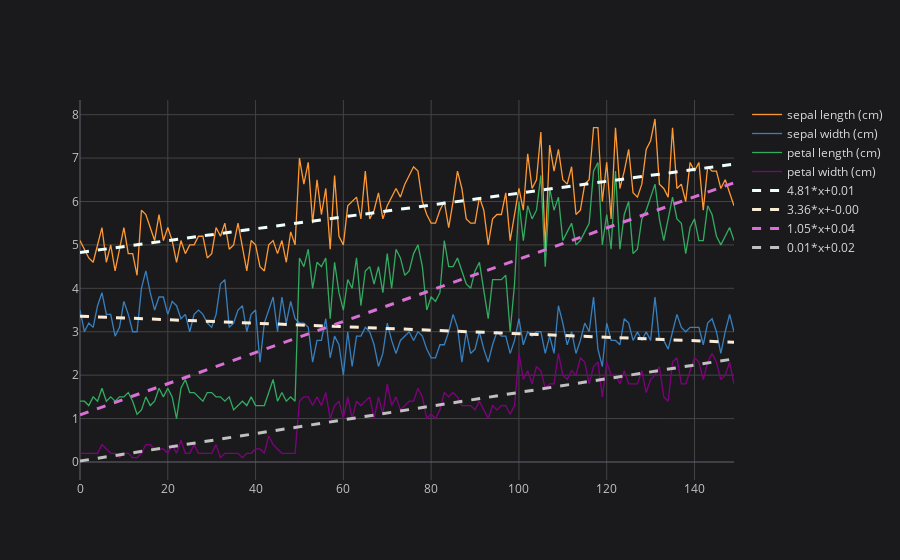

Here is the notebook cell this chart was saved with:
### Code cell
df_d[feature_names].iplot(theme='space',bestfit=True,bestfit_colors=['azure','antiquewhite','orchid','silver'])

### Figure 1 — Plotly figure (JSON) as saved in the notebook; plotly's stock layout.template omitted (floating-point values rounded to 4 significant figures; data arrays with more than 128 entries replaced by an {"elided": "..."} marker saying what was removed)
{"data": [{"line": {"color": "rgba(255, 153, 51, 1.0)", "dash": "solid", "shape": "linear", "width": 1.3}, "mode": "lines", "name": "sepal length (cm)", "text": "", "type": "scatter", "uid": "77a1ac65-e67b-47de-91d9-a3ccf6980270", "x": {"elided": "150 int values"}, "y": {"elided": "150 float values"}}, {"line": {"color": "rgba(55, 128, 191, 1.0)", "dash": "solid", "shape": "linear", "width": 1.3}, "mode": "lines", "name": "sepal width (cm)", "text": "", "type": "scatter", "uid": "44ac44da-17c3-4522-ab90-a72303b66340", "x": {"elided": "150 int values"}, "y": {"elided": "150 float values"}}, {"line": {"color": "rgba(50, 171, 96, 1.0)", "dash": "solid", "shape": "linear", "width": 1.3}, "mode": "lines", "name": "petal length (cm)", "text": "", "type": "scatter", "uid": "18f5292e-1218-4c60-9747-8b71e4465164", "x": {"elided": "150 int values"}, "y": {"elided": "150 float values"}}, {"line": {"color": "rgba(128, 0, 128, 1.0)", "dash": "solid", "shape": "linear", "width": 1.3}, "mode": "lines", "name": "petal width (cm)", "text": "", "type": "scatter", "uid": "fd55fb7c-5f11-4fdd-b49a-d7fb1496d469", "x": {"elided": "150 int values"}, "y": {"elided": "150 float values"}}, {"line": {"color": "rgba(240, 255, 255, 1.0)", "dash": "dash", "shape": "linear", "width": 3}, "mode": "lines", "name": "4.81*x+0.01", "type": "scatter", "uid": "74c8c679-f73b-4ee3-bb1f-f3835c8c60cb", "x": {"elided": "150 int values"}, "y": {"elided": "150 float values"}}, {"line": {"color": "rgba(250, 235, 215, 1.0)", "dash": "dash", "shape": "linear", "width": 3}, "mode": "lines", "name": "3.36*x+-0.00", "type": "scatter", "uid": "0b0f52ae-2cd4-4a39-b1ed-415ffe699e1a", "x": {"elided": "150 int values"}, "y": {"elided": "150 float values"}}, {"line": {"color": "rgba(218, 112, 214, 1.0)", "dash": "dash", "shape": "linear", "width": 3}, "mode": "lines", "name": "1.05*x+0.04", "type": "scatter", "uid": "2b78955b-acb7-4239-8a86-6078adccc004", "x": {"elided": "150 int values"}, "y": {"elided": "150 float values"}}, {"line": {"color": "rgba(192, 192, 192, 1.0)", "dash": "dash", "shape": "linear", "width": 3}, "mode": "lines", "name": "0.01*x+0.02", "type": "scatter", "uid": "978b40b5-4355-4e43-9eea-760a834b4ec3", "x": {"elided": "150 int values"}, "y": {"elided": "150 float values"}}], "layout": {"legend": {"bgcolor": "#1A1A1C", "font": {"color": "#D9D9D9"}}, "paper_bgcolor": "#1A1A1C", "plot_bgcolor": "#1A1A1C", "title": {"font": {"color": "#D9D9D9"}}, "xaxis": {"gridcolor": "#434343", "showgrid": true, "tickfont": {"color": "#C2C2C2"}, "title": {"font": {"color": "#D9D9D9"}, "text": ""}, "zerolinecolor": "#666570"}, "yaxis": {"gridcolor": "#434343", "showgrid": true, "tickfont": {"color": "#C2C2C2"}, "title": {"font": {"color": "#D9D9D9"}, "text": ""}, "zerolinecolor": "#666570"}}}
